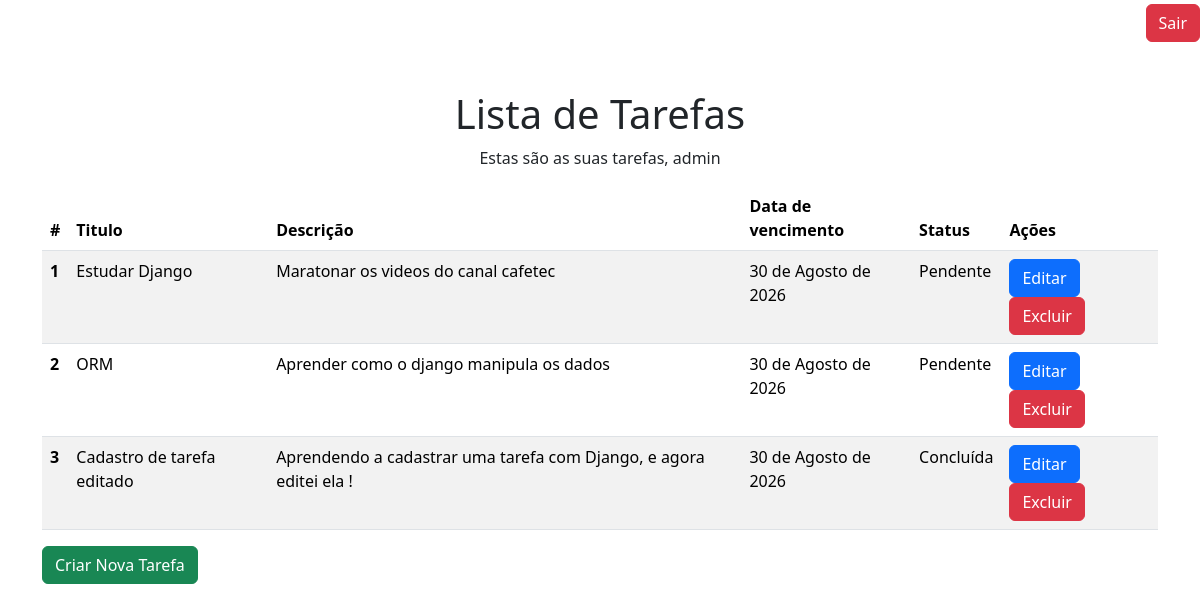
The app's page / (signed in) with its own data.
### core/models.py (models this page shows, shortened)
class Tarefa(models.Model):
    usuario = models.ForeignKey(settings.AUTH_USER_MODEL, on_delete=models.CASCADE, related_name='tarefas')
    titulo = models.CharField(max_length=50, blank=False, null=False)
    descricao = models.CharField(max_length=500, blank=False, null=False)
    data = models.DateField(null=False)
    status = models.BooleanField(null=False)

### core/views.py (the view)
# urls.py: path('', index, name='index'),
@login_required
def index(request):
    lista = Tarefa.objects.filter(usuario=request.user)
    return render(request, 'core/tarefas.html', {'tarefas': lista})

### templates/core/tarefas.html (shortened to what this page needs)
{% load static %}
<!DOCTYPE html>
<html>
    <head>
        <link rel="stylesheet" href="{% static 'core/style/tarefas_style.css' %}">
        <link href="https://cdn.jsdelivr.net/npm/bootstrap@5.3.8/dist/css/bootstrap.min.css" rel="stylesheet">
    </head>
    <body>
        <form action="{% url 'logout' %}" method="POST" class="text-end mt-1">
            <button type="submit" class="btn btn-danger">Sair</button>
        </form>
        <h1 class="text-center mt-5">Lista de Tarefas</h1>
        <p class="text-center">Estas são as suas tarefas, {{ request.user.username }}</p>
        <div class="container">
            <table class="table table-striped">
                <thead>
                    <tr>
                        <th scope="col">#</th>
                        <th scope="col">Titulo</th>
                        <th scope="col">Descrição</th>
                        <th scope="col">Data de vencimento</th>
                        <th scope="col">Status</th>
                        <th scope="col">Ações</th>
                    </tr>
                </thead>
                <tbody>
                    {% for tarefa in tarefas %}
                        <tr>
                            <th scope="row">{{ tarefa.id }}</th>
                            <td>{{ tarefa.titulo }}</td>
                            <td>{{ tarefa.descricao }}</td>
                            <td>{{ tarefa.data }}</td>
                            <td>{% if tarefa.status %} Concluída {% else %} Pendente {% endif %}</td>
                            <td>
                                <a class="btn btn-primary" href="{% url 'editar_tarefa' tarefa.id %}">Editar</a>
                                <a class="btn btn-danger" href="{% url 'deletar_tarefa' tarefa.id %}">Excluir</a>
                            </td>
                        </tr>
                    {% endfor %}
                </tbody>
            </table>
            <a href="{% url 'criar_tarefa' %}" class="btn btn-success">Criar Nova Tarefa</a>
        </div>
    </body>
</html>

### records on screen
Tarefa: id "1", titulo "Estudar Django", descricao "Maratonar os videos do canal cafetec", data "30 de Agosto de 2026", status "Pendente"
Tarefa: id "2", titulo "ORM", descricao "Aprender como o django manipula os dados", data "30 de Agosto de 2026", status "Pendente"
Tarefa: id "3", titulo "Cadastro de tarefa editado", descricao "Aprendendo a cadastrar uma tarefa com Django, e agora editei ela !", data "30 de Agosto de 2026", status "Concluída"

### other values on screen
{{ request.user.username }} "admin"
